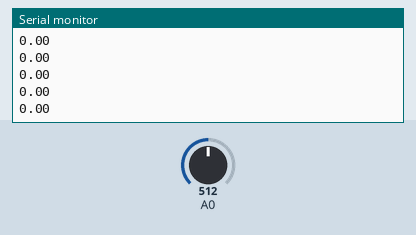
A sketch run on a simulated Arduino Uno, built with avr-gcc and run on an emulated ATmega328P. Shown: the last lines printed to the serial monitor. Inputs (shaded band) come from the test bench; at power-on: A0 = 512. EEPROM starts erased.

Above: at 1.2 s.
1.3 s: A0 set to 716
At 1.34 s:
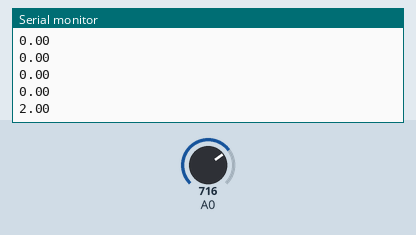
2.8 s: A0 set to 900
At 2.85 s:
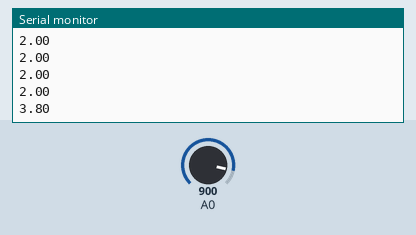
Timing chart, 0 to 5.8 s (numbered marks = the images above; inputs shaded):
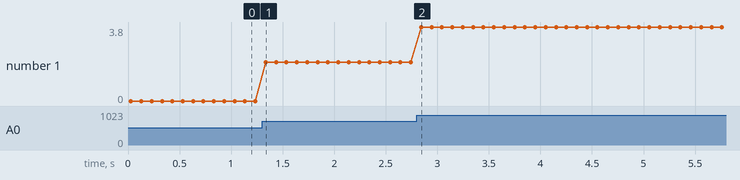

The sketch:

eeprom-calibration.ino
```cpp
#include <EEPROM.h>

void setup()
{
  Serial.begin(115200);

  Serial.print("EEPROM size: ");
  Serial.println(EEPROM.length());

  EEPROM.put(0x00, 2.0);	  // gain
  EEPROM.put(0x04, -5.0); 	// offset
}

void loop()
{
  float gain;
  float offset;
  EEPROM.get(0x00, gain);   // call by reference
  EEPROM.get(0x04, offset); // call by reference

  uint16_t adc = analogRead(A0);
  float value = adc * 5.0/1023.0;
  value = value * gain + offset;

  Serial.println(value);

  delay(100);
}
```

Measured:
- after the input at 1.3 s, the serial monitor: prints a new line at once (image 1)
- after the input at 2.8 s, the serial monitor: prints a new line at once (image 2)
- plotted number 1: 0 → 2 after the input at 1.3 s, 2 → 3.8 after the input at 2.8 s
